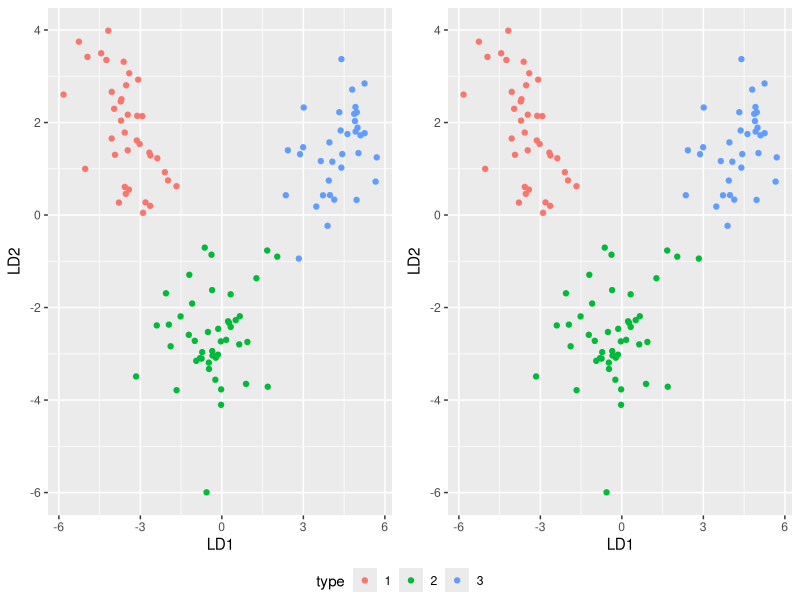

Here is the R script that generated this plot:
library(MASS)
library(ggplot2)
library(ggpubr)

wine <- read.table("wine.train.txt")  # 最后一列表示酒的种类

lda_wine <- lda(V14~., data = wine)

# 预测结果
result <- predict(lda_wine, wine)
## 作图
pre_wine <- data.frame(result$x, type = result$class)

p1 <- ggplot(pre_wine, aes(x = LD1,y = LD2,colour = type)) + 
  geom_point() # 预测

p2 <- ggplot(pre_wine, aes(x = LD1,y = LD2,colour = factor(wine$V14))) + 
  geom_point() # 实际

ggarrange(p1,p2,nrow = 1, ncol = 2, 
          common.legend = T, legend = "bottom")
# 结果分析
table(wine$V14, result$class)
mean(result$class!=wine$V14)  # 误差率









